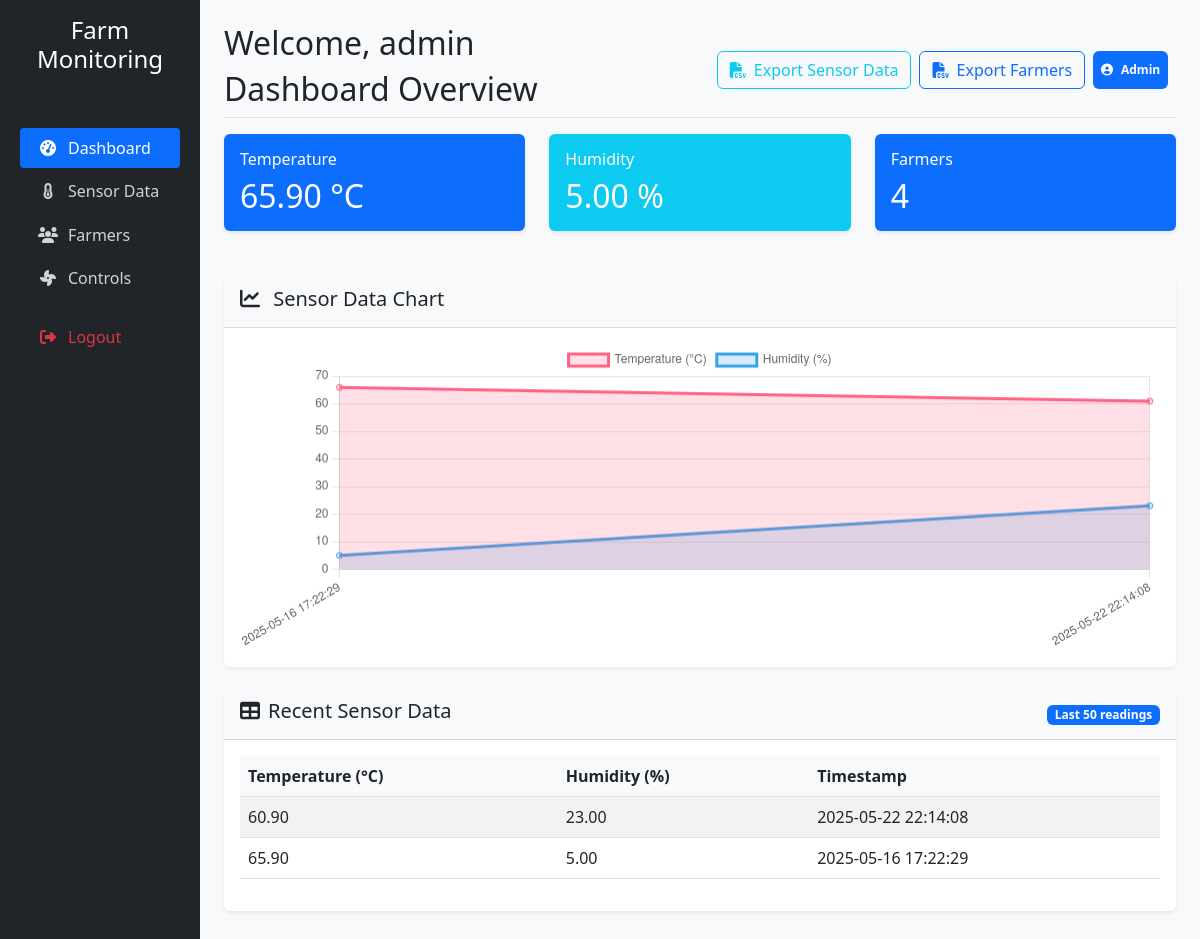
/index.php (signed in), run on the app's committed database.
### tables this page shows
CREATE TABLE `sensor_data` (
  `id` int(11) NOT NULL,
  `temperature` decimal(5,2) NOT NULL,
  `humidity` decimal(5,2) NOT NULL,
  `timestamp` timestamp NOT NULL DEFAULT current_timestamp()
);

### sections/dashboard.php (the view, shortened to what this page needs)
<?php
require __DIR__ . '/../db.php';
$sensor_data = [];
$temperatures = [];
$humidities = [];
$timestamps = [];
$result = $conn->query("SELECT * FROM sensor_data ORDER BY timestamp DESC LIMIT 50");
if ($result && $result->num_rows > 0) {
    while ($row = $result->fetch_assoc()) {
        $sensor_data[] = $row;
        $temperatures[] = $row['temperature'];
        $humidities[] = $row['humidity'];
        $timestamps[] = $row['timestamp'];
    }
}
$farmers = $conn->query("SELECT id FROM users WHERE role = 'farmer'");
$farmer_count = $farmers ? $farmers->num_rows : 0;
?>
<div class="d-flex justify-content-between flex-wrap flex-md-nowrap align-items-center mb-3 border-bottom">
    <div>
        <h2>Welcome, <?= htmlspecialchars($_SESSION['user']['username']) ?></h2>
        <h1 class="h2">Dashboard Overview</h1>
    </div>
    <div class="btn-toolbar">
        <div class="btn-group me-2">
            <a href="commands/export_data.php" class="btn btn-outline-info">
                <i class="fas fa-file-csv me-1"></i> Export Sensor Data
            </a>
        </div>
        <div class="btn-group me-2">
            <a href="commands/export_farmers.php" class="btn btn-outline-primary">
                <i class="fas fa-file-csv me-1"></i> Export Farmers
            </a>
        </div>
        <div class="btn-group me-2">
        <span class="badge bg-primary w-100 h-100 d-flex align-items-center justify-content-center align-self-center">
            <a class="nav-link text-white" data-section="profile" style="text-decoration: none;">
                <i class="fas fa-user-circle me-2"></i>Admin
            </a>
        </span>
        </div>
    </div>
</div>
<div class="row mb-4">
    <div class="col-md-4">
        <div class="card text-white bg-primary">
            <div class="card-body">
                <h6 class="card-title">Temperature</h6>
                <h2 class="card-text"><?= !empty($temperatures) ? end($temperatures) . ' °C' : 'N/A' ?></h2>
            </div>
        </div>
    </div>
    <div class="col-md-4">
        <div class="card text-white bg-info">
            <div class="card-body">
                <h6 class="card-title">Humidity</h6>
                <h2 class="card-text"><?= !empty($humidities) ? end($humidities) . ' %' : 'N/A' ?></h2>
            </div>
        </div>
    </div>
    <div class="col-md-4">
        <div class="card text-white bg-primary">
            <div class="card-body">
                <h6 class="card-title">Farmers</h6>
                <h2 class="card-text"><?= $farmer_count ?></h2>
            </div>
        </div>
    </div>
</div>
<div class="card mb-4">
    <div class="card-header">
        <h5 class="card-title"><i class="fas fa-chart-line me-2"></i> Sensor Data Chart</h5>
    </div>
    <div class="card-body">
        <canvas id="sensorChart" height="100"></canvas>
    </div>
</div>
<div class="card mb-4">
    <div class="card-header d-flex justify-content-between align-items-center">
        <h5 class="card-title"><i class="fas fa-table me-2"></i>Recent Sensor Data</h5>
        <span class="badge bg-primary">Last 50 readings</span>
    </div>
    <div class="card-body">
        <table class="table table-striped table-hover">
            <thead class="table">
                <tr>
                    <th>Temperature (°C)</th>
                    <th>Humidity (%)</th>
                    <th>Timestamp</th>
                </tr>
            </thead>
            <tbody>
                <?php foreach ($sensor_data as $row): ?>
                <tr>
                    <td><?= $row['temperature'] ?></td>
                    <td><?= $row['humidity'] ?></td>
                    <td><?= $row['timestamp'] ?></td>
                </tr>
                <?php endforeach; ?>
            </tbody>
        </table>
    </div>
</div>
<script>
const ctx = document.getElementById('sensorChart').getContext('2d');
const sensorChart = new Chart(ctx, {
    type: 'line',
    data: {
        labels: <?= json_encode(array_reverse($timestamps)) ?>,
        datasets: [
            {
                label: 'Temperature (°C)',
                data: <?= json_encode(array_reverse($temperatures)) ?>,
                borderColor: 'rgba(255, 99, 132, 1)',
                backgroundColor: 'rgba(255, 99, 132, 0.2)',
                fill: true,
                tension: 0.4
            },
            {
                label: 'Humidity (%)',
                data: <?= json_encode(array_reverse($humidities)) ?>,
                borderColor: 'rgba(54, 162, 235, 1)',
                backgroundColor: 'rgba(54, 162, 235, 0.2)',
                fill: true,
                tension: 0.4
            }
        ]
    },
    options: {
        responsive: true,
        plugins: {
            legend: { position: 'top' }
        },
        scales: {
            x: {
                ticks: {
                    maxRotation: 45,
                    minRotation: 30
                }
            }
        }
    }
});
</script>

### index.php (shortened to what this page needs)
<?php
require 'db.php';
?>
<!DOCTYPE html>
<html lang="en">
<head>
    <link href="https://cdn.jsdelivr.net/npm/bootstrap@5.3.0/dist/css/bootstrap.min.css" rel="stylesheet">
    <link rel="stylesheet" href="https://cdnjs.cloudflare.com/ajax/libs/font-awesome/6.4.0/css/all.min.css">
    <link rel="stylesheet" href="assets/css/styles.css">
</head>
<body>
    <div class="container-fluid">
        <div class="row">
            <nav class="col-md-3 col-lg-2 d-md-block sidebar bg-dark">
                <div class="position-sticky pt-3">
                    <div class="text-center mb-4">
                        <h4 class="text-white">Farm Monitoring</h4>
                        <div class="text-muted small">Admin Panel</div>
                    </div>
                    <ul class="nav flex-column">
                        <li class="nav-item">
                            <a class="nav-link active" href="#" data-section="dashboard">
                                <i class="fas fa-tachometer-alt me-2"></i>Dashboard
                            </a>
                        </li>
                        <li class="nav-item">
                            <a class="nav-link" href="#" data-section="sensor-data">
                                <i class="fas fa-thermometer-half me-2"></i>Sensor Data
                            </a>
                        </li>
                        <li class="nav-item">
                            <a class="nav-link" href="#" data-section="farmers">
                                <i class="fas fa-users me-2"></i>Farmers
                            </a>
                        </li>
                        <li class="nav-item">
                            <a class="nav-link" href="#" data-section="controls">
                                <i class="fas fa-fan me-2"></i>Controls
                            </a>
                        </li>
                        <li class="nav-item mt-3">
                            <a class="nav-link text-danger" href="logout.php">
                                <i class="fas fa-sign-out-alt me-2"></i>Logout
                            </a>
                        </li>
                    </ul>
                </div>
            </nav>
            <main class="col-md-9 ms-sm-auto col-lg-10 px-md-4 py-4" id="mainContent">
                <?php include 'sections/dashboard.php'; ?>
            </main>
        </div>
    </div>
    <div class="position-fixed bottom-0 end-0 p-3" style="z-index: 11">
    </div>
</body>
</html>

### assets/css/styles.css (style rules this page uses)
body { font-family: 'Segoe UI', Tahoma, Geneva, Verdana, sans-serif; background-color: #f8f9fa; }
.sidebar { min-height: 100vh; background-color: #212529; color: white; }
.sidebar .nav-link { color: rgba(255, 255, 255, 0.8); border-radius: 0.25rem; margin: 0.1rem 0.5rem; padding: 0.5rem 1rem; }
.sidebar .nav-link.active { color: white; background-color: #0d6efd; }
.sidebar .nav-link i { width: 1.5rem; text-align: center; }
.card { border: none; box-shadow: 0 0.125rem 0.25rem rgba(0, 0, 0, 0.075); margin-bottom: 1.5rem; }
.card-header { background-color: #f8f9fa; border-bottom: 1px solid rgba(0, 0, 0, 0.125); font-weight: 500; }
.table thead th { position: sticky; top: 0; background-color: #f8f9fa; z-index: 10; }

### data on the page
sensor_data: temperature "60.90", humidity "23.00", timestamp "2025-05-22 22:14:08"
sensor_data: temperature "65.90", humidity "5.00", timestamp "2025-05-16 17:22:29"

### other printed values
$_SESSION['user']['username'] "admin"
end($temperatures) "65.90"
end($humidities) "5.00"
$farmer_count "4"
chart data {{ json_encode(array_reverse($temperatures)) }} ["65.90","60.90"]
chart data {{ json_encode(array_reverse($humidities)) }} ["5.00","23.00"]
